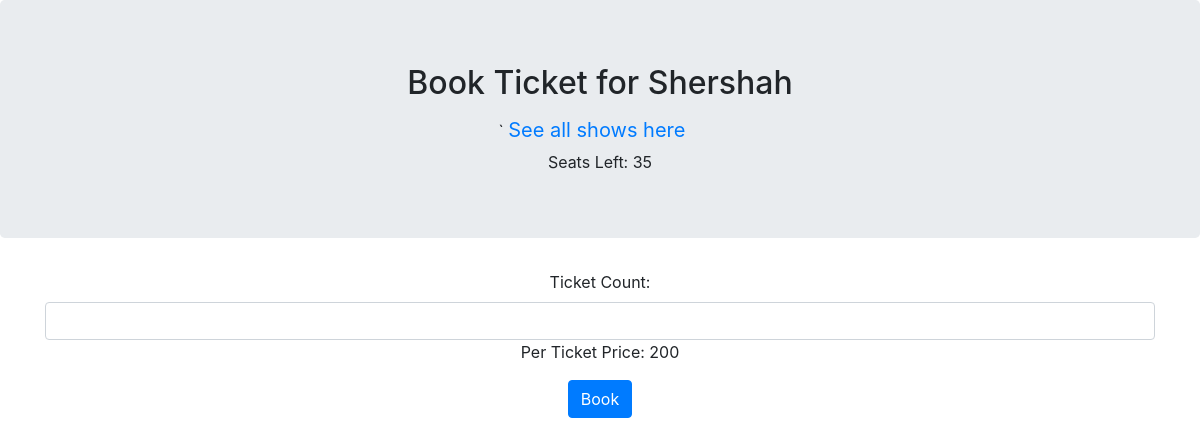
/booking/1, run on the app's committed database.
### TicketShow/models.py (models this page shows)
class show(db.Model):
    id = db.Column(db.Integer, primary_key=True)
    title = db.Column(db.String(100))
    ticket_price = db.Column(db.Integer)
    tags = db.Column(db.String(100))
    starting_time = db.Column(db.DateTime)
    ending_time = db.Column(db.DateTime)
    capacity = db.Column(db.Integer)
    venue_id = db.Column(db.Integer)

### TicketShow/main.py (the view)
@main.route('/booking/<int:show_id>', methods=['GET'])
def booking_get(show_id):
    thisshow = show.query.filter_by(id=show_id).first()
    return render_template('booking.html', show=thisshow)

### TicketShow/templates/booking.html (shortened to what this page needs)
<!DOCTYPE html>
<html>
<head>
	<link rel="stylesheet" href="https://maxcdn.bootstrapcdn.com/bootstrap/4.5.2/css/bootstrap.min.css">
</head>
<body>
	<div class="jumbotron text-center">
		<h2>Book Ticket for {{show.title}}</h2>`
        <a class="navbar-brand" href="{{ url_for('main.dashboard') }}"
        >See all shows here</a>
		<div>Seats Left: {{show.capacity}}</div>
	  </div>
	<div class="container" style="text-align:center;">
		<form method="POST" action="/booking/{{show.id}}">
			<div class="form-group">
                <label for="count">Ticket Count:</label>
				<input type="number" class="form-control" name="count" max="{{show.capacity}}" min="1">
                <div>Per Ticket Price: {{show.ticket_price}}</div>
			</div>
			<button type="submit" class="btn btn-primary">Book</button>
		</form>
	</div>
</body>
</html>

### data on the page
show: title "Shershah", capacity "35", ticket_price "200"
